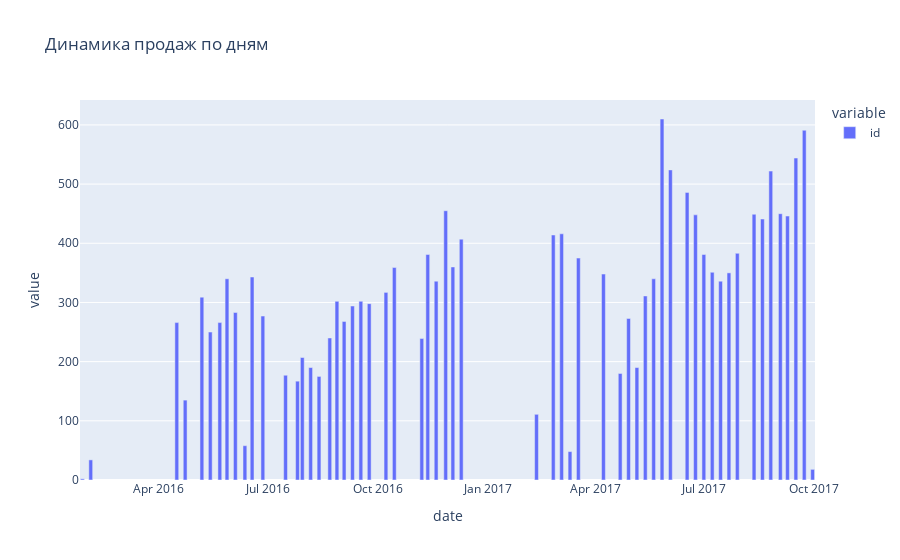

Write notebook code for a chart like this one.
### Code cell
# В поисках возможных сезонных трендов посмотрим динамику продаж по дням
train.groupby('date')['id'].count().plot(kind='bar', title='Динамика продаж по дням')

### Figure 1 — Plotly figure (JSON) as saved in the notebook; plotly's stock layout.template omitted (floating-point values rounded to 4 significant figures)
{"data": [{"alignmentgroup": "True", "hovertemplate": "variable=id<br>date=%{x}<br>value=%{y}<extra></extra>", "legendgroup": "id", "marker": {"color": "#636efa", "pattern": {"shape": ""}}, "name": "id", "offsetgroup": "id", "orientation": "v", "showlegend": true, "textposition": "auto", "x": ["2016-01-28T00:00:00", "2016-02-04T00:00:00", "2016-04-16T00:00:00", "2016-04-23T00:00:00", "2016-05-07T00:00:00", "2016-05-14T00:00:00", "2016-05-22T00:00:00", "2016-05-28T00:00:00", "2016-06-04T00:00:00", "2016-06-12T00:00:00", "2016-06-18T00:00:00", "2016-06-27T00:00:00", "2016-07-16T00:00:00", "2016-07-26T00:00:00", "2016-07-30T00:00:00", "2016-08-06T00:00:00", "2016-08-13T00:00:00", "2016-08-22T00:00:00", "2016-08-28T00:00:00", "2016-09-03T00:00:00", "2016-09-10T00:00:00", "2016-09-17T00:00:00", "2016-09-24T00:00:00", "2016-10-08T00:00:00", "2016-10-15T00:00:00", "2016-11-07T00:00:00", "2016-11-12T00:00:00", "2016-11-19T00:00:00", "2016-11-27T00:00:00", "2016-12-03T00:00:00", "2016-12-10T00:00:00", "2017-02-11T00:00:00", "2017-02-25T00:00:00", "2017-03-04T00:00:00", "2017-03-11T00:00:00", "2017-03-18T00:00:00", "2017-04-08T00:00:00", "2017-04-22T00:00:00", "2017-04-29T00:00:00", "2017-05-06T00:00:00", "2017-05-13T00:00:00", "2017-05-20T00:00:00", "2017-05-27T00:00:00", "2017-06-03T00:00:00", "2017-06-17T00:00:00", "2017-06-24T00:00:00", "2017-07-01T00:00:00", "2017-07-08T00:00:00", "2017-07-15T00:00:00", "2017-07-22T00:00:00", "2017-07-29T00:00:00", "2017-08-12T00:00:00", "2017-08-19T00:00:00", "2017-08-26T00:00:00", "2017-09-03T00:00:00", "2017-09-09T00:00:00", "2017-09-16T00:00:00", "2017-09-23T00:00:00", "2017-09-30T00:00:00"], "xaxis": "x", "y": [2, 34, 266, 135, 309, 250, 266, 340, 283, 58, 343, 277, 177, 167, 207, 190, 175, 240, 302, 268, 294, 302, 298, 317, 359, 239, 381, 336, 455, 360, 407, 111, 414, 416, 48, 375, 348, 180, 273, 190, 311, 340, 610, 524, 486, 448, 381, 351, 336, 350, 383, 449, 441, 522, 450, 446, 544, 591, 18], "yaxis": "y", "type": "bar"}], "layout": {"xaxis": {"anchor": "y", "domain": [0.0, 1.0], "title": {"text": "date"}}, "yaxis": {"anchor": "x", "domain": [0.0, 1.0], "title": {"text": "value"}}, "legend": {"title": {"text": "variable"}, "tracegroupgap": 0}, "title": {"text": "Динамика продаж по дням"}, "barmode": "relative"}}
